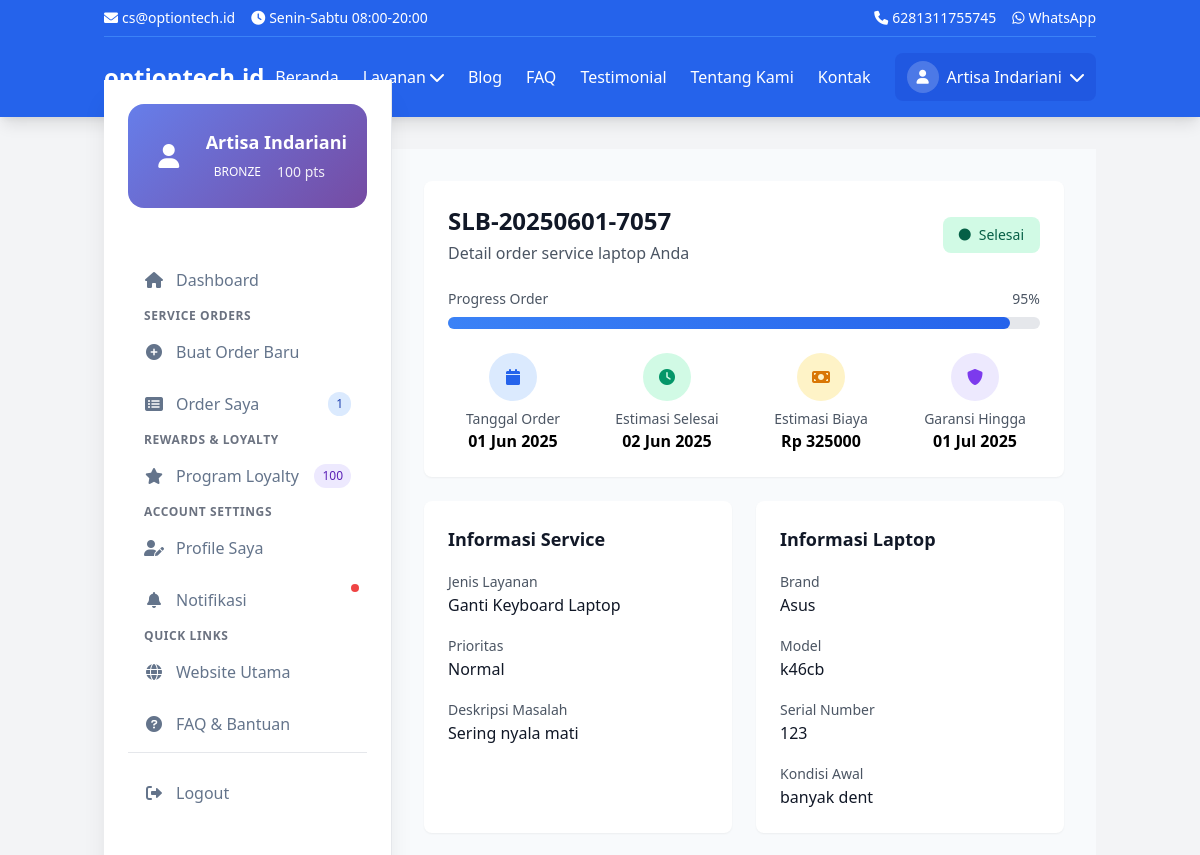
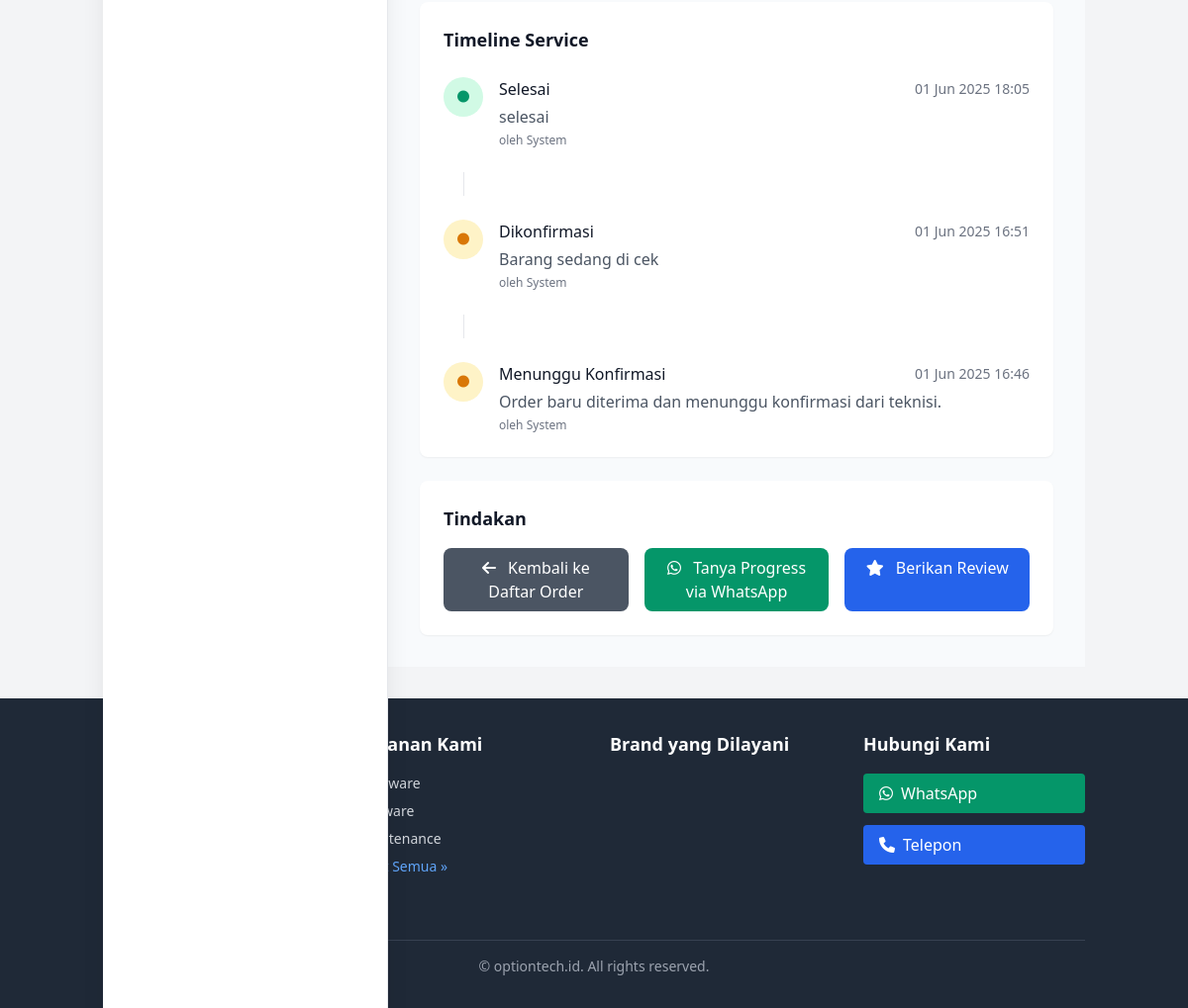
/customer/orders/SLB-20250601-7057/ (signed in), run on an earlier commit of the app's database (2 pictures, top to bottom).
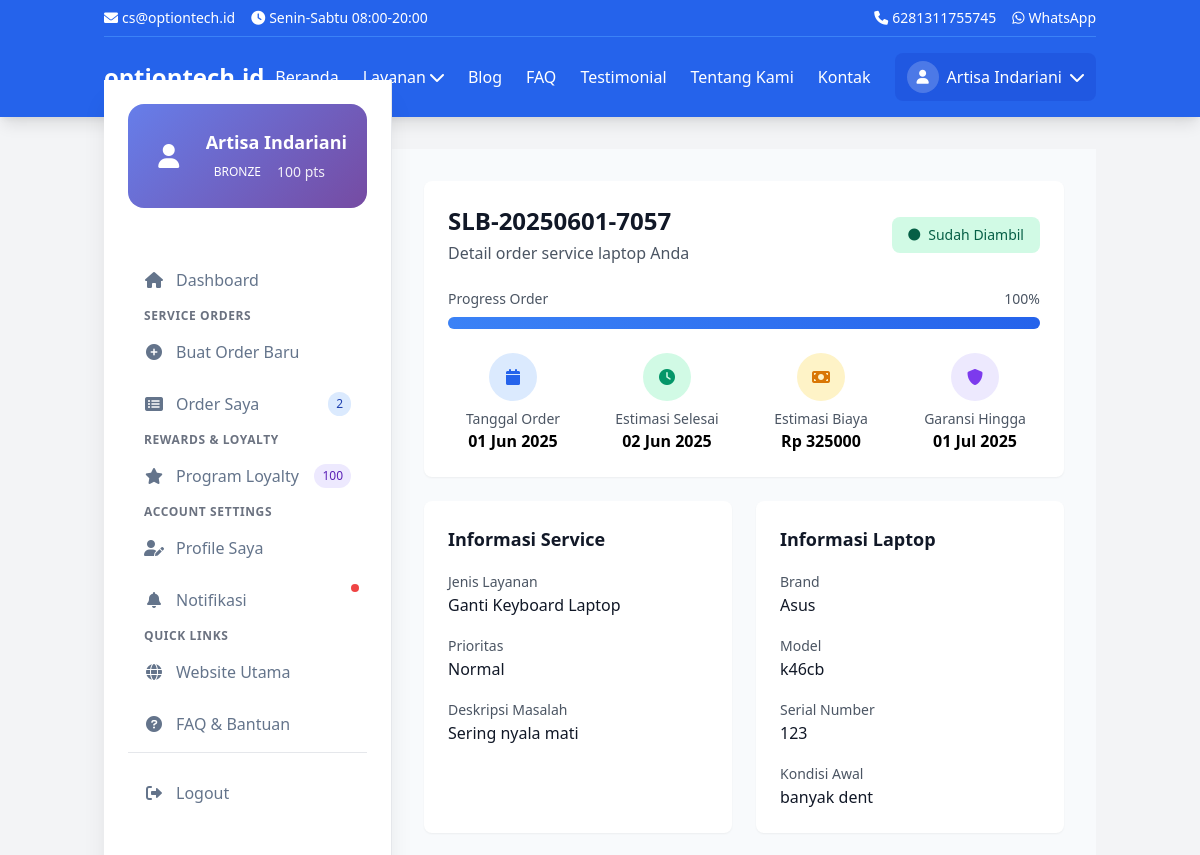
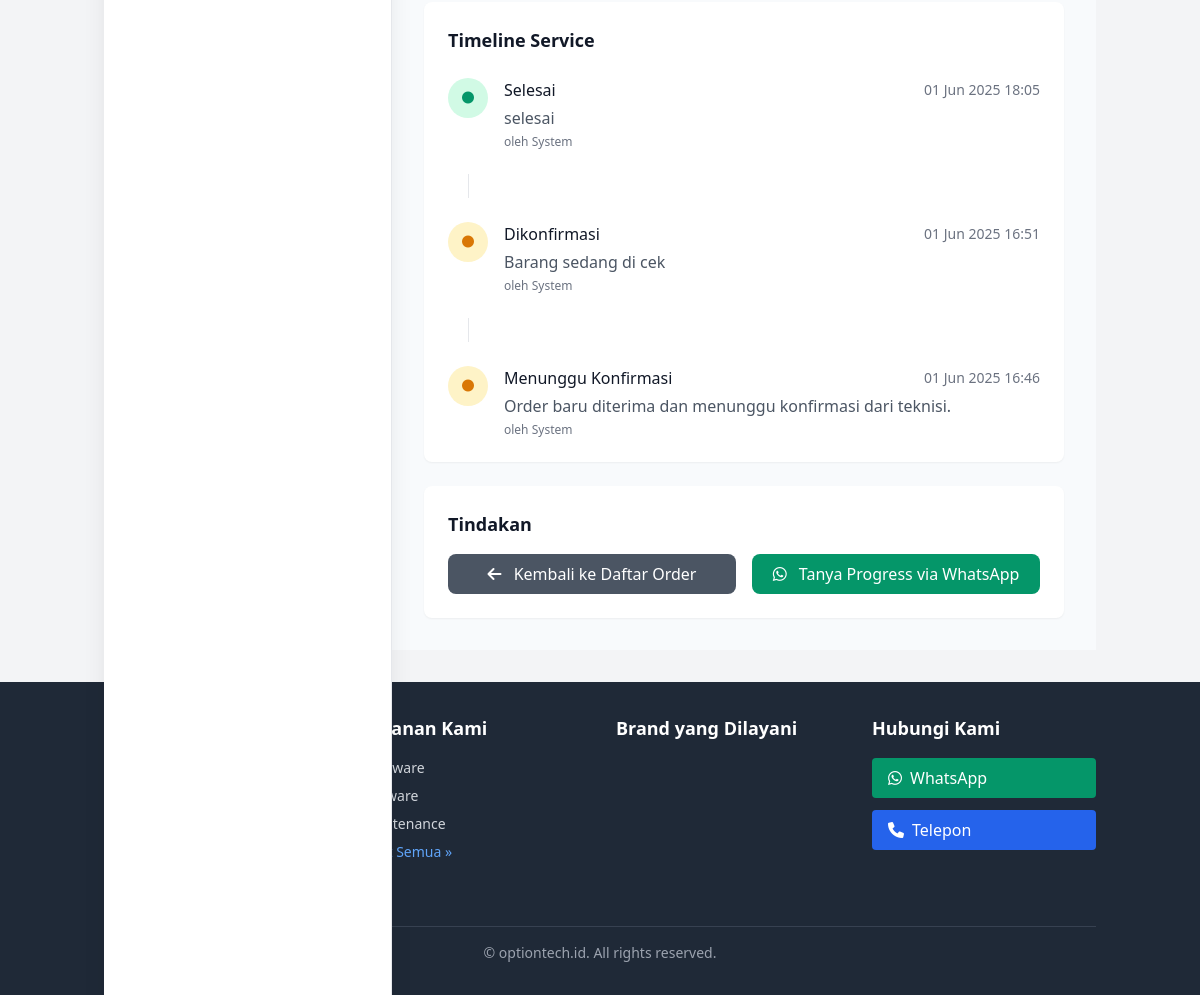
And on a later commit of the database (2 pictures, top to bottom).
### customers/models.py (models this page shows, shortened)
class ServiceOrder(TimeStampedModel):
    STATUS_CHOICES = [
        ('PENDING', 'Menunggu Konfirmasi'),
        ('CONFIRMED', 'Dikonfirmasi'),
        ('IN_PROGRESS', 'Sedang Dikerjakan'),
        ('WAITING_PARTS', 'Menunggu Spare Part'),
        ('TESTING', 'Testing & Quality Check'),
        ('COMPLETED', 'Selesai'),
        ('DELIVERED', 'Sudah Diambil'),
        ('CANCELLED', 'Dibatalkan'),
    ]
    PRIORITY_CHOICES = [
        ('LOW', 'Normal'),
        ('MEDIUM', 'Prioritas'),
        ('HIGH', 'Express'),
        ('URGENT', 'Emergency')
    ]
    order_number = models.CharField(max_length=20, unique=True)
    customer = models.ForeignKey(CustomerProfile, on_delete=models.CASCADE, related_name='orders')
    service = models.ForeignKey(Service, on_delete=models.CASCADE)
    device_brand = models.CharField(max_length=50)
    device_model = models.CharField(max_length=100)
    device_serial = models.CharField(max_length=100, blank=True)
    device_condition = models.TextField(help_text="Kondisi awal device saat diterima")
    problem_description = models.TextField()
    status = models.CharField(max_length=20, choices=STATUS_CHOICES, default='PENDING')
    priority = models.CharField(max_length=10, choices=PRIORITY_CHOICES, default='LOW')
    estimated_completion = models.DateTimeField(null=True, blank=True)
    actual_completion = models.DateTimeField(null=True, blank=True)
    estimated_cost = models.DecimalField(max_digits=10, decimal_places=2, default=0)
    final_cost = models.DecimalField(max_digits=10, decimal_places=2, default=0)
    discount_amount = models.DecimalField(max_digits=10, decimal_places=2, default=0)
    total_paid = models.DecimalField(max_digits=10, decimal_places=2, default=0)
    assigned_technician = models.CharField(max_length=100, blank=True)
    internal_notes = models.TextField(blank=True, help_text="Internal notes for technicians")
    customer_notes = models.TextField(blank=True, help_text="Notes visible to customer")
    warranty_period = models.IntegerField(default=30, help_text="Warranty period in days")
    warranty_expiry = models.DateTimeField(null=True, blank=True)
    class Meta:
        ordering = ['-created_at']
        verbose_name = "Service Order"
        verbose_name_plural = "Service Orders"
    def get_progress_percentage(self):
        progress_map = {
            'PENDING': 10,
            'CONFIRMED': 20,
            'IN_PROGRESS': 50,
            'WAITING_PARTS': 60,
            'TESTING': 85,
            'COMPLETED': 95,
            'DELIVERED': 100,
            'CANCELLED': 0
        }
        return progress_map.get(self.status, 0)

### services/models.py (models this page shows, shortened)
class Service(TimeStampedModel, ModelMeta):
    name = models.CharField(max_length=255, help_text="Nama layanan (contoh: Ganti LCD Laptop)")
    slug = models.SlugField(unique=True, blank=True, help_text="URL-friendly name (otomatis)")
    description = RichTextField(help_text="Deskripsi lengkap layanan")
    short_description = models.CharField(
        max_length=500,
        help_text="Deskripsi singkat untuk preview"
    )
    price_min = models.DecimalField(
        max_digits=10,
        decimal_places=2,
        help_text="Harga minimum (Rp)"
    )
    price_max = models.DecimalField(
        max_digits=10,
        decimal_places=2,
        help_text="Harga maksimum (Rp)"
    )
    duration_estimate = models.CharField(
        max_length=100,
        help_text="Estimasi waktu (contoh: 1-2 hari)"
    )
    icon = models.CharField(
        max_length=255,
        blank=True,
        help_text="CSS class icon (contoh: fas fa-laptop)"
    )
    featured_image = models.ImageField(
        upload_to='services/',
        blank=True,
        null=True,
        help_text="Gambar utama layanan"
    )
    is_featured = models.BooleanField(
        default=False,
        help_text="Tampilkan di homepage?"
    )
    is_active = models.BooleanField(
        default=True,
        help_text="Layanan masih tersedia?"
    )
    meta_title = models.CharField(
        max_length=255,
        blank=True,
        help_text="Judul SEO (kosongkan untuk otomatis)"
    )
    meta_description = models.TextField(
        blank=True,
        help_text="Deskripsi SEO (kosongkan untuk otomatis)"
    )
    target_keywords = models.CharField(
        max_length=500,
        blank=True,
        help_text="Keywords utama (pisahkan dengan koma)"
    )
    _metadata = {
        'title': 'get_meta_title',
        'description': 'get_meta_description',
        'keywords': 'get_meta_keywords',
        'image': 'get_meta_image',
    }
    class Meta:
        ordering = ['name']
        verbose_name = "Service"
        verbose_name_plural = "Services"
    def get_meta_title(self):
        """Generate SEO title"""
        if self.meta_title:
            return self.meta_title
        return f"{self.name} - Service Laptop Bandung Terpercaya"
    def get_meta_description(self):
        """Generate SEO description"""
        if self.meta_description:
            return self.meta_description
        return f"{self.short_description} Layanan {self.name} terpercaya di Bandung dengan harga {self.get_price_range()}."
    def get_meta_keywords(self):
        """Generate SEO keywords"""
        keywords = ['service laptop bandung', 'reparasi laptop bandung']
        if self.target_keywords:
            keywords.extend([kw.strip() for kw in self.target_keywords.split(',')])
        keywords.append(self.name.lower())
        return keywords
    def get_meta_image(self):
        """Get meta image URL"""
        if self.featured_image:
            return self.featured_image.url
        return None

### customers/views.py (the view)
# urls.py: path('orders/<str:order_number>/', views.order_detail_view, name='order_detail'),
@login_required
def order_detail_view(request, order_number):
    try:
        profile = request.user.customerprofile
    except CustomerProfile.DoesNotExist:
        profile = CustomerProfile.objects.create(user=request.user)
    order = get_object_or_404(ServiceOrder, order_number=order_number, customer=profile)
    updates = order.updates.filter(is_visible_to_customer=True).order_by('-created_at')
    context = {
        'order': order,
        'updates': updates,
        'page_title': f'Order {order.order_number} - Service Laptop Bandung'
    }
    return render(request, 'customers/order_detail.html', context)

### core/context_processors.py (called while the page is built)
def business_info(request):
    try:
        business = BusinessInfo.objects.first()
        return {'business_info': business}
    except BusinessInfo.DoesNotExist:
        return {'business_info': None}

def navigation_data(request):
    return {
        'nav_service_categories': ServiceCategory.objects.all()[:5],
        'nav_brands': LaptopBrand.objects.filter(is_supported=True)[:8]
    }

### templates/customers/order_detail.html (shortened to what the changed rows need)
{% extends 'customers/base_customer.html' %}
{% load static %}
{% block customer_content %}
<div class="space-y-6">
    <div class="bg-white rounded-lg shadow-sm p-6">
        <div class="flex flex-col sm:flex-row sm:items-center sm:justify-between mb-6">
            <div>
                <h1 class="text-2xl font-bold text-gray-900">{{ order.order_number }}</h1>
                <p class="text-gray-600 mt-1">Detail order service laptop Anda</p>
            </div>
            <div class="mt-4 sm:mt-0">
                <span class="inline-flex items-center px-4 py-2 rounded-lg text-sm font-medium
                           {% if order.status == 'COMPLETED' or order.status == 'DELIVERED' %}bg-green-100 text-green-800
                           {% elif order.status == 'IN_PROGRESS' or order.status == 'TESTING' %}bg-blue-100 text-blue-800
                           {% elif order.status == 'PENDING' or order.status == 'CONFIRMED' %}bg-yellow-100 text-yellow-800
                           {% elif order.status == 'CANCELLED' %}bg-red-100 text-red-800
                           {% else %}bg-gray-100 text-gray-800{% endif %}">
                    <i class="fas fa-circle mr-2 text-xs"></i>
                    {{ order.get_status_display }}
                </span>
            </div>
        </div>
        <div class="mb-6">
            <div class="flex justify-between text-sm text-gray-600 mb-2">
                <span>Progress Order</span>
                <span>{{ order.get_progress_percentage }}%</span>
            </div>
            <div class="w-full bg-gray-200 rounded-full h-3">
                <div class="bg-gradient-to-r from-blue-500 to-blue-600 h-3 rounded-full transition-all duration-500"
                     style="width: {{ order.get_progress_percentage }}%"></div>
            </div>
        </div>
        <div class="grid grid-cols-1 md:grid-cols-4 gap-6">
            <div class="text-center">
                <div class="bg-blue-100 w-12 h-12 rounded-full flex items-center justify-center mx-auto mb-2">
                    <i class="fas fa-calendar text-blue-600"></i>
                </div>
                <div class="text-sm text-gray-600">Tanggal Order</div>
                <div class="font-semibold">{{ order.created_at|date:"d M Y" }}</div>
            </div>
            {% if order.estimated_completion %}
            <div class="text-center">
                <div class="bg-green-100 w-12 h-12 rounded-full flex items-center justify-center mx-auto mb-2">
                    <i class="fas fa-clock text-green-600"></i>
                </div>
                <div class="text-sm text-gray-600">Estimasi Selesai</div>
                <div class="font-semibold">{{ order.estimated_completion|date:"d M Y" }}</div>
            </div>
            {% endif %}
            {% if order.estimated_cost > 0 %}
            <div class="text-center">
                <div class="bg-yellow-100 w-12 h-12 rounded-full flex items-center justify-center mx-auto mb-2">
                    <i class="fas fa-money-bill text-yellow-600"></i>
                </div>
                <div class="text-sm text-gray-600">Estimasi Biaya</div>
                <div class="font-semibold">Rp {{ order.estimated_cost|floatformat:0 }}</div>
            </div>
            {% endif %}
            {% if order.warranty_expiry %}
            <div class="text-center">
                <div class="bg-purple-100 w-12 h-12 rounded-full flex items-center justify-center mx-auto mb-2">
                    <i class="fas fa-shield-alt text-purple-600"></i>
                </div>
                <div class="text-sm text-gray-600">Garansi Hingga</div>
                <div class="font-semibold">{{ order.warranty_expiry|date:"d M Y" }}</div>
            </div>
            {% endif %}
        </div>
    </div>
    <div class="grid grid-cols-1 lg:grid-cols-2 gap-6">
        <div class="bg-white rounded-lg shadow-sm p-6">
            <h2 class="text-lg font-semibold text-gray-900 mb-4">Informasi Service</h2>
            <div class="space-y-4">
                <div>
                    <label class="text-sm text-gray-600">Jenis Layanan</label>
                    <div class="font-medium text-gray-900">{{ order.service.name }}</div>
                </div>
                <div>
                    <label class="text-sm text-gray-600">Prioritas</label>
                    <div class="font-medium text-gray-900">{{ order.get_priority_display }}</div>
                </div>
                <div>
                    <label class="text-sm text-gray-600">Deskripsi Masalah</label>
                    <div class="font-medium text-gray-900">{{ order.problem_description }}</div>
                </div>
            </div>
        </div>
        <div class="bg-white rounded-lg shadow-sm p-6">
            <h2 class="text-lg font-semibold text-gray-900 mb-4">Informasi Laptop</h2>
            <div class="space-y-4">
                <div>
                    <label class="text-sm text-gray-600">Brand</label>
                    <div class="font-medium text-gray-900">{{ order.device_brand }}</div>
                </div>
                <div>
                    <label class="text-sm text-gray-600">Model</label>
                    <div class="font-medium text-gray-900">{{ order.device_model }}</div>
                </div>
                {% if order.device_serial %}
                <div>
                    <label class="text-sm text-gray-600">Serial Number</label>
                    <div class="font-medium text-gray-900">{{ order.device_serial }}</div>
                </div>
                {% endif %}
                <div>
                    <label class="text-sm text-gray-600">Kondisi Awal</label>
                    <div class="font-medium text-gray-900">{{ order.device_condition }}</div>
                </div>
            </div>
        </div>
    </div>
    <div class="bg-white rounded-lg shadow-sm p-6">
        <h2 class="text-lg font-semibold text-gray-900 mb-6">Timeline Service</h2>
    </div>
    <div class="bg-white rounded-lg shadow-sm p-6">
        <h2 class="text-lg font-semibold text-gray-900 mb-4">Tindakan</h2>
        <div class="flex flex-col sm:flex-row gap-4">
            <a href="{% url 'customers:orders' %}"
               class="flex-1 bg-gray-600 text-white py-2 px-4 rounded-lg hover:bg-gray-700 text-center">
                <i class="fas fa-arrow-left mr-2"></i>
                Kembali ke Daftar Order
            </a>
            {% if business_info %}
            <a href="https://wa.me/{{ business_info.whatsapp }}?text=Halo, saya ingin menanyakan progress order {{ order.order_number }}"
               target="_blank"
               class="flex-1 bg-green-600 text-white py-2 px-4 rounded-lg hover:bg-green-700 text-center">
                <i class="fab fa-whatsapp mr-2"></i>
                Tanya Progress via WhatsApp
            </a>
            {% endif %}
            {% if order.status == 'COMPLETED' %}
            <a href="#"
               class="flex-1 bg-blue-600 text-white py-2 px-4 rounded-lg hover:bg-blue-700 text-center">
                <i class="fas fa-star mr-2"></i>
                Berikan Review
            </a>
            {% endif %}
        </div>
    </div>
</div>
{% endblock %}

### templates/customers/base_customer.html (shortened to what the changed rows need)
{% extends 'base.html' %}
{% load static %}
{% block content %}
<div class="min-h-screen bg-gray-50">
    <div class="desktop-sidebar hidden lg:fixed lg:inset-y-0 lg:flex lg:w-72 lg:flex-col lg:pt-20 z-30">
        <div class="flex flex-col flex-1 bg-white shadow-xl border-r border-gray-200">
            <nav class="flex-1 px-6 pb-6 sidebar-nav">
                <div class="space-y-1">
                    <div class="nav-item">
                        <a href="{% url 'customers:orders' %}"
                           class="nav-link {% if 'orders' in request.resolver_match.url_name and request.resolver_match.url_name != 'create_order' %}active{% endif %}">
                            <div class="nav-icon">
                                <i class="fas fa-list-alt"></i>
                            </div>
                            <span>Order Saya</span>
                            {% if user.customerprofile %}
                                {% with active_orders=user.customerprofile.orders.all|length %}
                                    {% if active_orders > 0 %}
                                    <span class="ml-auto bg-blue-100 text-blue-800 text-xs px-2 py-1 rounded-full">
                                        {{ active_orders }}
                                    </span>
                                    {% endif %}
                                {% endwith %}
                            {% endif %}
                        </a>
                    </div>
                </div>
            </nav>
        </div>
    </div>
    <div class="lg:pl-72">
        <main class="main-content p-4 lg:p-8">
            {% block customer_content %}
            {% endblock %}
        </main>
    </div>
</div>
{% endblock %}

What changed in the data, as far as the page shows it:
changed ServiceOrder "SLB-20250601-7057": status "Selesai" → "Sudah Diambil"; get_progress_percentage "95" → "100"
Also different on the page:
{{ active_orders }}: "1" → "2"
text no longer shown: "Berikan Review"
